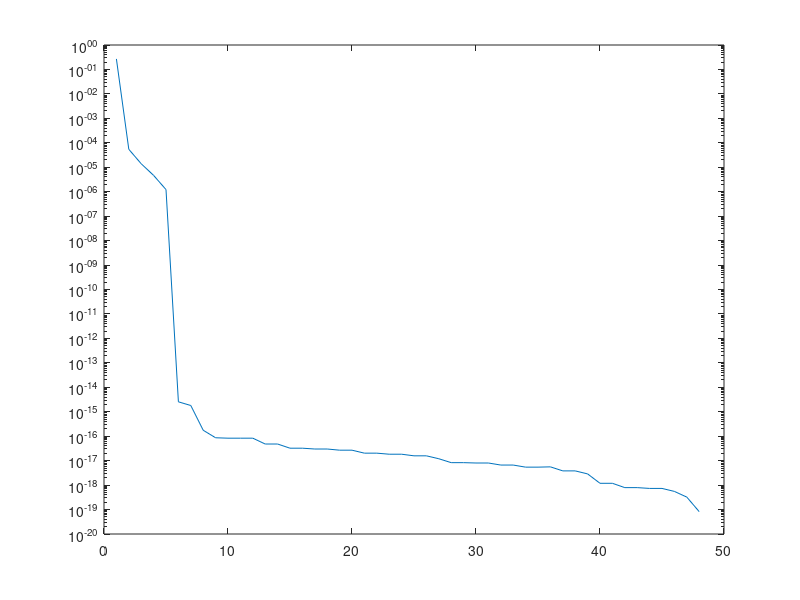

This chart was generated by the following MATLAB code: (Note: this script raises an error after producing the figure.)
%%% Script that makes a certain prediction on bank stuff. As the data is
%%% quite high dimensional firstly supervised LDA is used for dimension
%%% reduction. Afterwards data is fitted with a GMM and updated using
%%% online learning in SVM. 
clear
close all
clc
load bankaddfull                            % Load data
X = (X-mean(X))./sqrt(var(X));              % Normalize data
[n,m] = size(X);                            % Data size
idx = randperm(n);                          % Randomize order
Y = Y(idx); X = X(idx,:);
%% Pipeline options
global print conv store vis vis2
print = 1;              % Show progress
conv = 1;               % Save convergence
store = 0;              % Store sgrad & representation 
vis = 0;                % Show GMM generation
vis2 = 1;               % Show result for 2D
%% Linear Discriminant Analysis
% Initialize
mup = ones(1,m);
mun = ones(1,m);
s_w = zeros(m);
np = sum(Y(Y==1)); nn = -sum(Y(Y==-1));
% Calculate class means
mup = mean(X(Y==1,:));
mun = mean(X(Y==-1,:));
% Calculate covariance
for i = 1:n
    if Y(i) == 1
        s_w = s_w + (X(i,:) - mup)'*(X(i,:)-mup);
    else
        s_w = s_w + (X(i,:) - mun)'*(X(i,:)-mun);
    end
end
mu = mean(X);
s_b = np*(mup-mu)'*(mup-mu) + nn*(mun-mu)'*(mun-mu);
[e,v] = eig(s_w\s_b); v = diag(v);
figure; semilogy(abs(v));
D = 6;
G = e(:,1:D);
X = abs(X*G);
clear e i mu mun mup s_b s_w nn np
%% Gaussian Mixture Model
if store
    load data_repr
else
    selsize = 5000;             % Datapoints taken for GMM
    mp = 150;                   % Number of Multipliers
    Xp = X(Y==1,:); Xn = X(Y==-1,:); Xsel = [Xn(1:selsize/2,:);Xp(1:selsize/2,:)];
    Ysel = [-1*ones(selsize/2,1);ones(selsize/2,1)];
    [XC,YC] = GMMS_I(Xsel,Ysel,mp);
    save('data_repr.mat','XC','YC','mp')
end
if D == 2 && vis2 == 1
    figure
    gscatter(X(:,1),X(:,2),Y)
    hold on
    gscatter(XC(:,1),XC(:,2),YC,'kk')
end
%% Support Vector Machine
if ~print
    fprintf('Optimizing multipliers')
end
epoch = 2;
eta = 0.075;                % Learning rate
sigma = 0.5;                % Kernel width
C = 50;                     % L1 Regularization term
th = 0.5;                   % Probability ThresHold for outliers
% RBF Kernel
K = @(X,Y) exp(-diag((X-Y)*(X-Y)')/(2*sigma^2));
% Initialize
a = zeros(mp,1);
b = 0;
sgrad_a = zeros(mp,1);
sgrad_b = 0;
if store
    load sgrad
end
mem.out = [];
mem.his = [Xsel Ysel];
ep = 0;
% Online Convex Optimization - Regularized Follow The Leader
while ep < epoch
    % Randomize rows
    idx = randperm(n);
    Y = Y(idx); X = X(idx,:);
    for t = 1:n
        % Update multipliers
        Kt = K(XC,X(t,:));
        sgrad = (tanh(a'*(YC.*Kt)+b)-Y(t))*(1-(tanh(a'*(YC.*Kt))^2));
        sgrad_a = sgrad_a + eta/(ep+1)*sgrad*(YC.*Kt);
        sgrad_b = sgrad_b + eta/(ep+1)*sgrad;
        a = exp(-sgrad_a - 1);
        b = exp(-sgrad_b - 1);
        % Project onto convex action space
        a = max(min(a,C),0);
        a(YC==1) = a(YC==1)*sum(a)/2./sum(a(YC==1));
        a(YC==-1) = a(YC==-1)*sum(a)/2./sum(a(YC==-1));
        % Check new datapoint for representation
        if Y(t) == 1
            p = diag(exp(-1/2*(X(t,:)-XC(YC==1,:))*(X(t,:)-XC(YC==1,:))'));
            if ~any(p>th)
                mem.out = [mem.out; X(t,:) Y(t)];
            end            
        else
            p = diag(exp(-1/2*(X(t,:)-XC(YC==-1,:))*(X(t,:)-XC(YC==-1,:))'));
            if ~any(p>th)
                mem.out = [mem.out; X(t,:) Y(t)];
            end
        end
            if size(mem.out,1) > selsize
                fprintf('\n\nUpdating data representation.\n\n')
            % update data representation and continue updating alpha
            Xsel = [mem.his(:,1:2);mem.out(:,1:2)]; Ysel = [mem.his(:,3);mem.out(:,3)];
            [XC,YC] = GMMS_I(Xsel,Ysel,n);
            a = zeros(n,1);
            mem.out = [];
            end
        % Put last selsize datapoints in buffer for updated representation
        mem.his(1,:) = [];      
        mem.his = [mem.his; X(t,:), Y(t)];
        if print
            fprintf('[%.1f %%] Iteration %.0f trained, %.0f outliers \n',100*(t+ep*n)/n/epoch,t+n*ep,size(mem.out,1))
        end
        if conv
            mem.a(:,t+ep*n) = a;
            mem.kt(:,t+ep*n) = Kt;
        end
    end
    ep = ep+1;
end
% Plot convergence
if conv
    plot(mem.a(1,:));
    hold on
    plot(mem.a(10,:));
    plot(mem.a(mp,:));
end
% Save gradient sum for next iteration
save('sgrad.mat','sgrad_a','sgrad_b')
%% Prediction
[Ypemp,~] = svm_predict(a,b,K,X,XC,YC,0);
load bankadd
Xval = (Xval-mean(Xval))./sqrt(var(Xval));
[Ypgen,~] = svm_predict(a,b,K,Xval*G,XC,YC,0);
% ROC calculation
[AUCx2,AUCy2,~,AUCgen] = perfcurve(Yval,Ypgen,1);
[AUCx1,AUCy1,T,AUCemp] = perfcurve(Y,Ypemp,1);
% Visualize
figure
plot(AUCx1,AUCy1)
hold on; 
plot(AUCx2,AUCy2); 
plot([0,1],[0,1],'k')
legend('Empirical','Generalization')
clc
fprintf('*** RFTL SVM with GMM & LDA ***\n\n')
fprintf('LDA dimension:             %.0f\n',D)
fprintf('LDA weight:                %.2e \n',abs(v(D)))
fprintf('GMM selection size:        %.0f\n',selsize)
fprintf('SVM multipliers:           %.0f\n',mp)
fprintf('SVM kernel width:          %.2f\n',sigma)
fprintf('SVM regularization:        %.2f\n',C)
fprintf('RFTL epochs:               %.0f\n',epoch)
fprintf('RFTL learning rate:        %.2f\n',eta)
fprintf('\nAverage kernel:            %.2f\n',mean(mean(mem.kt)))
fprintf('Average multiplier:        %.2f\n',mean(mean(mem.a)))
fprintf('\n\nEmpirical error:           %.2f\n',100*sum(sign(Ypemp)~=Y)/length(Y))
fprintf('Generalization error:      %.2f\n',100*sum(sign(Ypgen)~=Yval)/length(Yval))
fprintf('AUC training data:         %.3f\n',AUCemp)
fprintf('AUC validation data:       %.3f\n',AUCgen)
